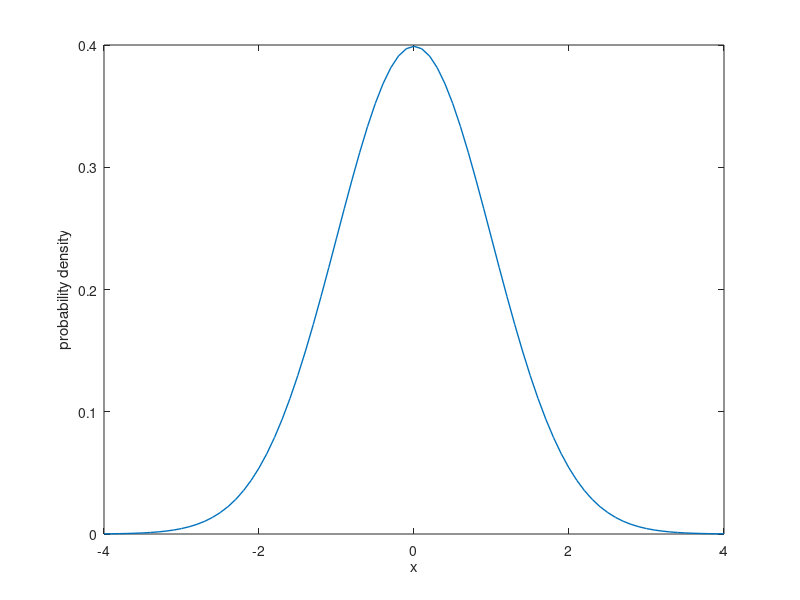

Recreate this plot in MATLAB.

x = -4.0:0.1:4.0;

y = (1/sqrt(2 * pi)) * exp(-0.5 * x .^ 2);

plot(x,y,'LineWidth',1.0);
xlabel('x');
ylabel('probability density');


